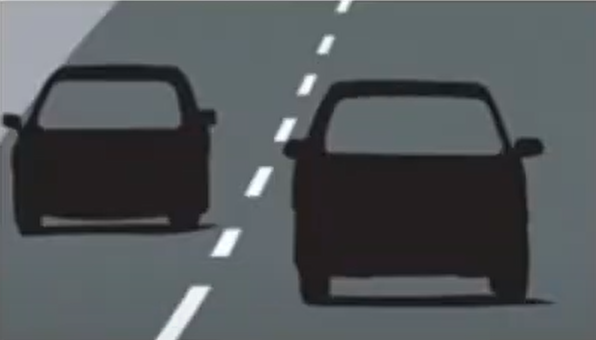
#> input picture data/cars.png, 596 x 340 px
$ python 34.ConvexHull_and_contours.py
#> lines starting #> are read from the running program, lines starting #| are printed output that depends on the picture; after the words box and inside, x2 and y2 are one past the last pixel; in counts of white or black regions, pixels touching at a corner belong together
# Convex HuLL
import cv2
import matplotlib.pyplot as plt
'''
we use the convex hull to find the largest contour in the image
see video: https://www.youtube.com/watch?v=nFJWsHG4CGI&list=PLyhJeMedQd9QrXtCspclJ9ace2urp05o0&index=53 if you don't understand the idea of convex hull
'''

image = cv2.imread('data/cars.png')
#> image is the input picture: shape (340, 596, 3); mean B, G, R 89.6, 86.8, 81.8
image = cv2.resize(image,(650,500))
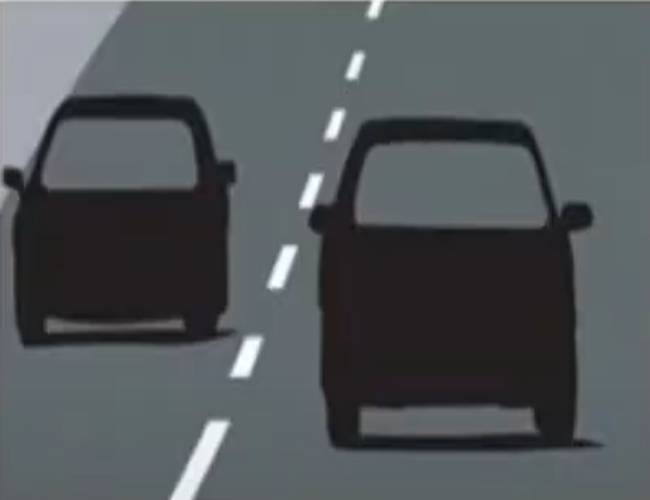
#> image: shape (500, 650, 3); mean B, G, R 89.5, 86.8, 81.8

# Convert it to greyscale
img = cv2.cvtColor(image, cv2.COLOR_BGR2GRAY)

# Threshold the image
ret, thresh = cv2.threshold(img, 50,255,0)
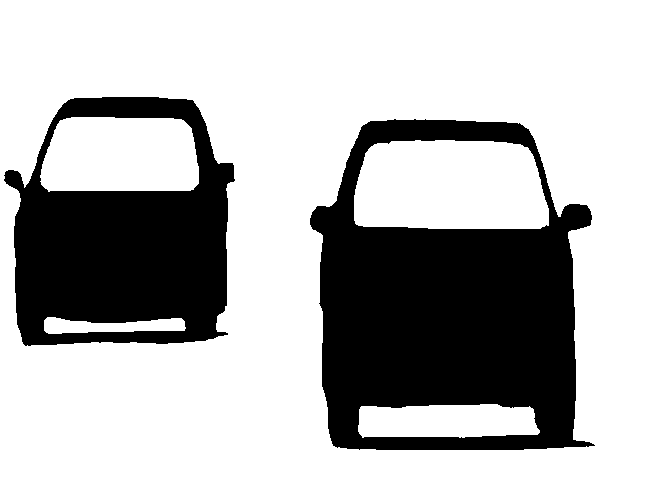
#> thresh: shape (500, 650); 71.6% white; 2 black regions

# Find the contours
contours, hierarchy = cv2. findContours(thresh, cv2.RETR_TREE, cv2.CHAIN_APPROX_SIMPLE)
#> contours = 7 contours; box (x1, y1, x2, y2) and area: (0, 0, 650, 500) 323851, (309, 118, 596, 451) 78678, (3, 96, 236, 347) 48314, (354, 140, 549, 229) 15494, (40, 117, 199, 192) 10570, (358, 404, 540, 438) 5216, (44, 317, 186, 334) 1460

# For each contour, find the convex hull and draw it
# on the original image.
for i in range(len(contours)):
    hull = cv2.convexHull(contours[i]) # we send the contour to the convex hull function and it returns the convex hull of the contour
    cv2.drawContours(image, [hull], -1, (255,0,0),2)
#> this loop made 7 passes
#> hull on pass 1: [[649, 0], [649, 499], [0, 499], [0, 0]]
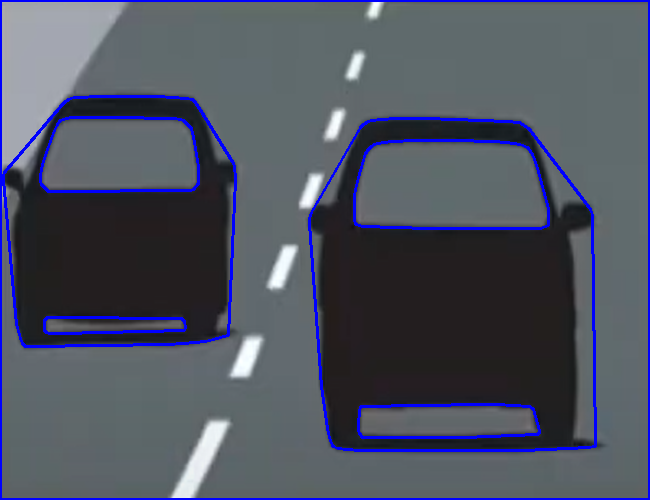
#> image: shape (500, 650, 3); 4.72% of pixels changed, all inside (x1, y1, x2, y2) = (0, 0, 650, 500)

# Display the final convex hull image
cv2.imshow('ConvexHull', image)
cv2.waitKey(0)
